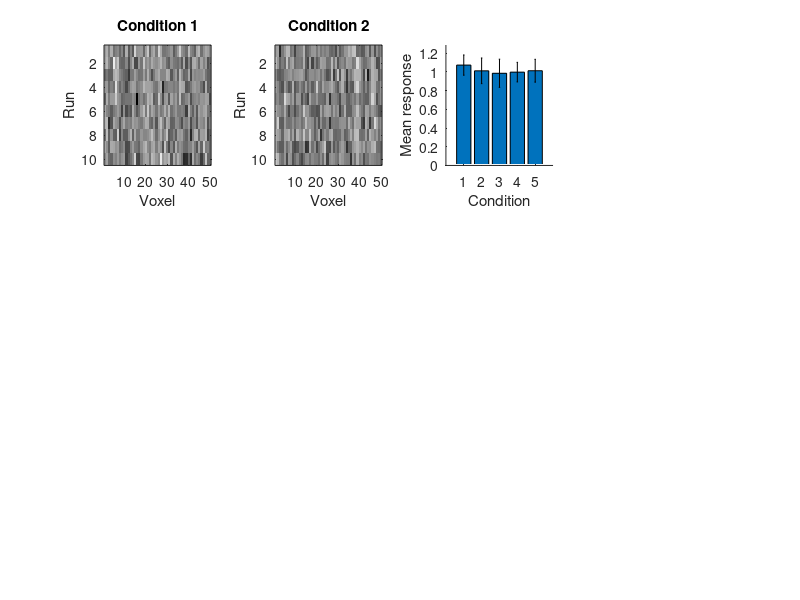

MATLAB code to generate this figure: (Note: this script raises an error after producing the figure.)
%% MRI Classification Tutorial ------------
% 
% by j freeman for CSHL, 2012
%
addpath('dependencies_fMRI_Classification_Tutorial');
%%-----------------------------------------
%%
% fMRI data are inherently multivariate. We typically measure the BOLD
% response to several different conditions (e.g. orientations, objects) in
% a large number of voxels. We want to establish a statistical dependency
% between the conditions and the voxel responses. 
%
% Traditional analyses ("mass-univariate") separately estimate the response
% of each voxel to each condition using a general linear model (see
% ER_fMRI_Tutorial.m). fMRI responses are noisy, so the response of any
% individual voxel will rarely distinguish robustly between even a pair of
% conditions (let alone several conditions). One way to combat noise is to
% average the responses of many voxels together. If a large continugous
% group of voxels all differentially respond to one condition over another,
% their mean response may reliably differ between the two conditions. This
% is the basis for "ROI" analyses, as well as mass-univariate analyses that
% incoroproate spatial contiguity.
%
% But if the preferences are distributed, with each voxel showing a
% slightly different bias for one condition or another, we need statistical
% tests that pool all of these signals together to establish a dependency
% between the condition and the *pattern* of responses. This is the basis
% for "multivariate analyses".
%
% For the purposes of this tutorial, we'll assume that we have already
% obtained a response amplitude to each condition from each voxel by
% performing standard event-related analyses. And we'll additionally assume
% that for each voxel and condition, we've obtained responses across
% multiple independent runs. We'll generate fake data with this form, show
% why univariate anlayses are ineffecitve, and show how to run a simple
% classification analyses and do some statistics on the output. Note that
% all of the techniques described below could be applied nearly identically
% to populations of neural responses -- see Rust and DiCarlo, Neuron, 2012
% for a useful review.
%%
clear all
clf

% set some constants for the data:
V = 50; % number of voxels (default = 50)
R = 10; % number of runs (default = 10)
C = 5; % number of conditions (default = 5)
sigma = 0.5; % noise of fMRI response amplitude estimates (default = 0.5)

% set some parameters for the analysis
k = 10; % number of folds for cross-validation
nBoot = 10; % number of bootstraps (anything above 100 will be too slow!)
nPerm = 100; % number of permutations for randomization test

%%
% Each condition evokes the same mean response, with a fixed but
% essentially arbitrary pattern of responses across the voxels
mnVal = 1; % mean response
pattern_nc = rand(V,C)+(mnVal-0.5); % voxel patterns

% The responses in each run are given by the fixed voxel-by-condition
% pattern plus additive gaussian noise The complete data matrix is RxVxC --
% runs by voxels by conditions
data_rvc  = zeros(R,V,C);
for iR=1:R
    data_rvc(iR,:,:) = pattern_nc + randn(V,C)*sigma; % add noise
end

%%
% Look at the voxel-by-run patterns for the first two conditions. The
% responses on each run should look like a noisy version of the common
% pattern. Try turning the noise (sigma) down to see more clearly that the
% two patterns are distinct.
subplot(3,4,1);
imagesc(data_rvc(:,:,1),[min(data_rvc(:)) max(data_rvc(:))]);
xlabel('Voxel');
ylabel('Run');
title('Condition 1');
subplot(3,4,2);
imagesc(squeeze(data_rvc(:,:,2)),[min(data_rvc(:)) max(data_rvc(:))]);
xlabel('Voxel');
ylabel('Run');
title('Condition 2');
colormap(gray);

% The mean response (across voxels and runs) does not distinguish well
% between the different conditions.
subplot(3,4,3);
mn = [squeeze(mean(mean(data_rvc,1),2))]; % mean response to each condition
err = [squeeze(std(mean(data_rvc,2)))]; % standard deviation across runs
bar(mn); hold on;
h = errorbar([1:C],mn,2*err,2*err,'k'); hold off;
set(h,'LineStyle','none');
ylim([0 max(mn)*1.2]);
xlabel('Condition');
ylabel('Mean response');
box off;
xlim([0 C+1]);

%%
% For a few individual voxels, look at the distribution of responses to the
% first two conditions. For some voxels the distributions are nearly
% identical, for others they are more separate, but in each case there is
% substantial overlap.
b_resp = 10; % bin width for response histograms
for iVox=1:3
    mnVal = min(vector(data_rvc(:,iVox,:)));
    mxVal = max(vector(data_rvc(:,iVox,:)));
    bins = linspace(mnVal,mxVal,b_resp);
    h1 = hist(data_rvc(:,iVox,1),bins); % histogram for condition 1
    h2 = hist(data_rvc(:,iVox,2),bins); % histogram for condition 2
    subplot(3,4,4+iVox);
    plot(bins,h1/sum(h1*1/b_resp),'b--'); hold on; 
    plot(bins,h2/sum(h2*1/b_resp),'r--'); hold off;
    xlabel(sprintf('Voxel %g response',iVox));
    ylabel('Probability');
    box off;
end
%%
% One way to quantify the distinctiveness of these distributions is to ask
% how well we could use the response distributions estimated on one set
% of data to predict condition identity from novel responses. To make that
% precise, we'll fit a simple model to each response distributions -- a
% gaussian -- using data from all but the last run. In 1-D, we just need
% the mean and standard deviation.
b_fit = 100; % bin width for gaussian evaluation
for iV=1:3
    mnVal = min(vector(data_rvc(:,iV,:)));
    mxVal = max(vector(data_rvc(:,iV,:)));
    x_vals = linspace(mnVal,mxVal,b_fit);
    mn_1(iV) = mean(data_rvc(1:R-1,iV,1)); % get the condition 1 mean
    std_dev_1(iV) = std(data_rvc(1:R-1,iV,1)); % get the condition 1 std
    h1_fit = normpdf(x_vals,mn_1(iV),std_dev_1(iV)); % evaluate the gaussian
    mn_2(iV) = mean(data_rvc(1:R-1,iV,2)); % same for condition 2...
    std_dev_2(iV) = std(data_rvc(1:R-1,iV,2));
    h2_fit = normpdf(x_vals,mn_2(iV),std_dev_2(iV));
    subplot(3,4,4+iV);
    hold on;
    plot(x_vals,h1_fit/sum(h1_fit*1/b_fit),'b');
    plot(x_vals,h2_fit/sum(h2_fit*1/b_fit),'r'); hold off
    box off;
end

%%
% To estimate our prediction accuracy, we take a novel response that was
% not used to fit the gaussians, and ask whether it's more likely under the
% first or second gaussian
fprintf('\r1-D classification... \n');
for iV=1:3
    % for each voxel, compute the probability of a novel response from
    % condition 1 under the two different gaussians
    prob_1 = normpdf(data_rvc(R,iV,1),mn_1(iV),std_dev_1(iV));
    prob_2 = normpdf(data_rvc(R,iV,1),mn_2(iV),std_dev_2(iV));
    % compare the probabilities (it's usually easier to compare the logs
    % because they are more numerically stable when probabilities become
    % small)
    if log(prob_1) > log(prob_2)
        fprintf('Voxel %i says condition 1\n',iV);  
    else
        fprintf('Voxel %i says condition 2\n',iV); 
    end
end
%%
% One voxel at a time wasn't very useful. Let's look at the *joint*
% response of two voxels. Fit a 2-D gaussian to each condition's response
% distribution. As before, we'll predict the condition of a novel *pair* of
% voxel responses by computing probability under the gaussians.
fprintf('\n2-D classification... \n');
voxPairs = [1 2; 1 3; 2 3];
for iVp=1:3
    subplot(3,4,8+iVp);
    vox1 = voxPairs(iVp,1);
    vox2 = voxPairs(iVp,2);
    plot(data_rvc(:,vox1,1),data_rvc(:,vox2,1),'.'); 
    hold on; 
    plot(data_rvc(:,vox1,2),data_rvc(:,vox2,2),'.r');  
    hold off
    mn_1 = mean(data_rvc(:,[vox1 vox2],1)); % condition 1 mean 
    cov_1 = cov(data_rvc(:,[vox1 vox2],1)); % condition 1 cov matrix
    mn_2 = mean(data_rvc(:,[vox1 vox2],2)); % condition 2 mean
    cov_2 = cov(data_rvc(:,[vox1 vox2],2)); % condition 2 cov matrix
    % note from Dan (2022-07-04) see below
    drawEllipse(mn_1,cov_1.*eye(2),'b'); % plot the 1 SD contours of the gaussians
    drawEllipse(mn_2,cov_2.*eye(2),'r');
    xlabel(sprintf('Voxel %g response',voxPairs(iVp,1)));
    ylabel(sprintf('Voxel %g response',voxPairs(iVp,2)));
    box off;
    % compare the probability of a novel response from condition 1 under
    % the two different gaussians
    
    % note from Dan (2022-07-04) there is a bug in matlab 2014 that causes
    % this to crash when you use the covariances cov_1 and cov_2, I've
    % replaced these with the diagonals of the covariance matrix. This is
    % basically like pretending that the data are uncorrelated and makes it
    % much easier for matlab to deal with them, but it obviously ignroes
    % important variance. This is actually equivalent to what has to be
    % done below to use MATLAB's built-in "classify" function, because
    % there isn't enough data to accurately estimate the covariance matrix.
    prob_1 = mvnpdf(data_rvc(R,[vox1 vox2],1),mn_1,cov_1.*eye(2));
    prob_2 = mvnpdf(data_rvc(R,[vox1 vox2],1),mn_2,cov_2.*eye(2));
    if log(prob_1) > log(prob_2)
        fprintf('Voxel pair %s says condition 1\n',num2str(voxPairs(iVp,:)));
    else
        fprintf('Voxel pair %s says condition 2\n',num2str(voxPairs(iVp,:)));
    end
end
% Try running the tutorial up to this point multiple times. In many cases,
% the 2-D distributions should appear more reliably distinct than they did
% in 1-D. There are several possible behaviors here. If the biases for two
% individual voxels are small but present, they will be more
% distinguishable when looking at them jointly. If the bias is only present
% in one voxel or another, we will get the right answer by looking at both.
% We don't need to pick the *right* one ahead of time.
%
%%
% We actually have V voxels. Rather than just look at each one, or each
% pair, we would like to look at all at once. For our full data set, the
% set of responses (across runs) to a particular condition is a cloud of
% points in a V-dimensional space, where each dimension is a voxel.
% Different conditions yield different clouds. We cannot visualize this
% space, but we can use the same procedure as above to carve up the space
% and make predictions about novel responses -- fit a V-Dimensional
% gaussian to each condition, and compute the probability of each novel
% response under the different Gaussians. That's exactly what the matlab
% function "classify.m" does! Let's use it.
%
% It's important that we fit our gaussians ("train") using one set of
% responses, and make predictions ("test") using novel data. This is called
% cross-validation.

% Create a CxR matrix of condition labels for each condition and run
labels_rc = repmat([1:C],[R 1]);

% Use the very helpful built-in function "cvpartition.m" to split the data
% into multiple training / testing sets. We'll use k-fold cross-validation,
% we means we divide our runs into k distinct subsets. We train on k-1 and
% test on the held out set.
cv = cvpartition(1:R,'Kfold',k);

% We just made an object (cv) that contains vectors of indices for each
% training / testing set. Type cv.traning(1) and cv.testing(1) to see the
% run indices for the first training / testing set.

%%
% Create an empty matrix to store the classification output
confMat = zeros(C,C,cv.NumTestSets);

% Now loop over the k training / testing sets
for icv=1:cv.NumTestSets
    % get the indices for the training runs
    trIdx = cv.training(icv);
    % get the indices for the testing runs
    teIdx = cv.test(icv);
    % these are the responses from the training and testing runs
    train_data = reshape(data_rvc(trIdx,:,:),[cv.TrainSize(icv)*C V]);
    test_data = reshape(data_rvc(teIdx,:,:),[cv.TestSize(icv)*C V]);
    % and these are the labels
    train_labels = reshape(labels_rc(trIdx,:),[cv.TrainSize(icv)*C 1]);
    test_labels = reshape(labels_rc(teIdx,:),[cv.TestSize(icv)*C 1]);
    % the "classify.m" function takes as input a matrix of test data, a
    % matrix of training data, and a vector of labels. With the option
    % 'diagLinear', it uses the training data to fit the distribution of
    % responses in each condition with a multivariate gaussian, and then
    % evaluates the relative probability of each of the responses in the
    % test data in order to assign a label to them -- just as we did before
    % in 1-D and 2-D. look inside to see more details...
    est_labels = classify(test_data,train_data,train_labels,'diagLinear');
    % store the results in a "confusion matrix" that collects the fraction
    % of time each "true" condition was classified as one of the possible
    % estimated conditions
    for iC_1=1:C
        for iC_2=1:C
            confMat(iC_1,iC_2,icv) = sum(test_labels==iC_1 & est_labels==iC_2);
        end
    end
end

% average the confusion matrix across all the k cross-validation splits
confMat = sum(confMat,3)/sum(cv.TestSize);
% the "accuracy", or percent correct, is the frequency with which the true
% response was correctly categorized -- the diagonal of the confusion
% matrix
acc = mean(diag(confMat));

% plot the confusion matrix from the classification. if we are doing well,
% the bright squares should be along the main diagonal.
subplot(3,4,4);
imagesc(confMat,[0 1]);
title(sprintf('Accuracy is %g',acc));
xlabel('True class');
ylabel('Estimated class');

% 
% IMPORTANT NOTE: With the 'diagLinear' option, the classify function fits
% an isotropic gaussian to each condition's response distribution -- an
% isotropic gaussian can have a different variance in each direction, but
% the covariances (correlations) are assumed to be 0. In general, we expect
% voxel responses to be correlated. But we rarely have enough data to
% reliably estimate the correlations. A classifier that ignores the
% correlations reflects a lower bound on performance (it will always do
% worse than a classifier that knew about the correlations).

%%
% We can use simple resampling and randomization procedures to obtain
% statistical information about our classifier.

% How does the classifier performance vary as a function of the number of
% voxels included in the analysis? Loop over all possible number of voxels,
% and for each, grab several different random combniations of voxels and do
% the classification. We'll use a wrapper "crossValClassify.m" that
% collects some of the above into a single function. 
% WARNING: This part might be slow
acc_boot = zeros(V,nBoot);
for iBoot=1:nBoot
    for iV=1:V
        % get a random sample of voxels
        rndInds = randperm(V); 
        rndInds = rndInds(1:iV);
        % do the classification (we just need the accuracy)
        [~, acc_boot(iV,iBoot)] = crossValClassify(data_rvc(:,rndInds,:),labels_rc,k);
    end
end
subplot(3,4,8);
plot([1:V],prctile(acc_boot,50,2),'k','LineWidth',4); hold on;
plot([1:V],prctile(acc_boot,[5 95],2),'k'); hold off;
drawHorzLine(1/C,'k',':');
ylim([0 1.1]);
xlim([0 V]);
xlabel('Number of voxels included');
ylabel('Accuracy');
box off;

% Often, we will be comparing classificaiton across multiple brain areas
% that differ in their voxel counts (or the number of neurons, for
% physiology data sets). The above clearly shows that we should compare
% classification accuracy only after matching for the number of voxels!
%%
% Is our classification reliably above chance? Our null hypothesis is that
% there is no relationship between the identity of each condition and the
% responses on that condition. Can we reject the null? To simulate the
% distribution of classification under the null hypothesis, we'll classify
% our data several times, each time randomly permuting the condition labels
% on the training data.
acc_permuted = zeros(1,nPerm);
for iPerm=1:nPerm
    [~, acc_permuted(iPerm)] = crossValClassify(data_rvc,labels_rc,k,1);
end
% compute a p value as the fraction of the null distribution greater than
% the accuracy we observed on the real (unpermuted) data
pVal = sum(acc<acc_permuted)/nPerm;
subplot(3,4,12);
bins = linspace(0,1,25);
h = hist(acc_permuted,bins);
bar(bins,h/sum(h)); shading flat;
drawVertLine(acc);
drawVertLine(1/C,'k',':');
xlim([-0.1 1.1]);
box off;
xlabel('Accuracy');
ylabel('Frequency');
title(sprintf('P value is %g',pVal))

%%
% Now go back and run the script with different parameters!

% If you jack up the noise (to 1) or the number of conditions (to 20), or
% both, you should find that classification accuracy starts to take a hit.
% But you can recover it somewhat by either increasing the number of runs
% (try 40) or increasing the number of voxels (try 300).